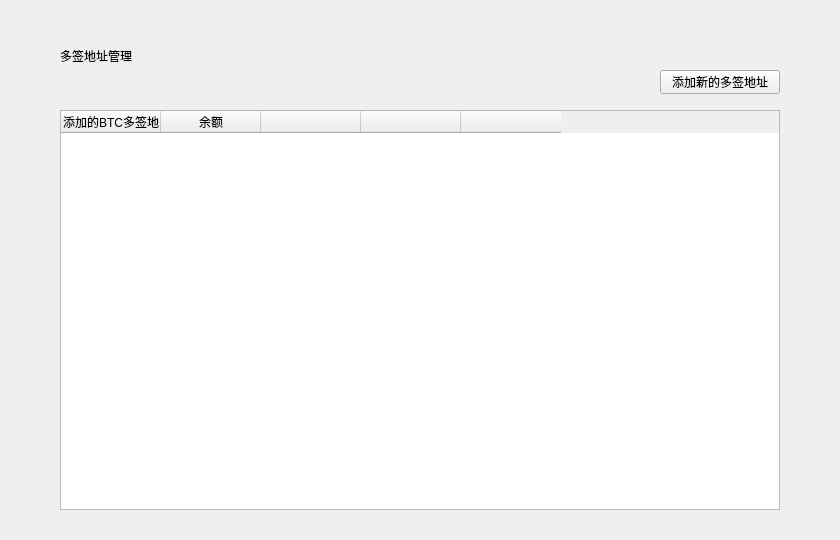
<?xml version="1.0" encoding="UTF-8"?>
<ui version="4.0">
 <class>MultiAddressWidget</class>
 <widget class="QWidget" name="MultiAddressWidget">
  <property name="geometry">
   <rect>
    <x>0</x>
    <y>0</y>
    <width>840</width>
    <height>540</height>
   </rect>
  </property>
  <property name="windowTitle">
   <string>Form</string>
  </property>
  <widget class="QTableWidget" name="tableWidget">
   <property name="geometry">
    <rect>
     <x>60</x>
     <y>110</y>
     <width>720</width>
     <height>400</height>
    </rect>
   </property>
   <column>
    <property name="text">
     <string>已添加的BTC多签地址</string>
    </property>
   </column>
   <column>
    <property name="text">
     <string>余额</string>
    </property>
   </column>
   <column>
    <property name="text">
     <string/>
    </property>
   </column>
   <column>
    <property name="text">
     <string/>
    </property>
   </column>
   <column>
    <property name="text">
     <string/>
    </property>
   </column>
  </widget>
  <widget class="QToolButton" name="addBtn">
   <property name="geometry">
    <rect>
     <x>660</x>
     <y>70</y>
     <width>120</width>
     <height>24</height>
    </rect>
   </property>
   <property name="text">
    <string>添加新的多签地址</string>
   </property>
  </widget>
  <widget class="QLabel" name="label">
   <property name="geometry">
    <rect>
     <x>60</x>
     <y>40</y>
     <width>111</width>
     <height>31</height>
    </rect>
   </property>
   <property name="text">
    <string>多签地址管理</string>
   </property>
  </widget>
 </widget>
 <resources/>
 <connections/>
</ui>
